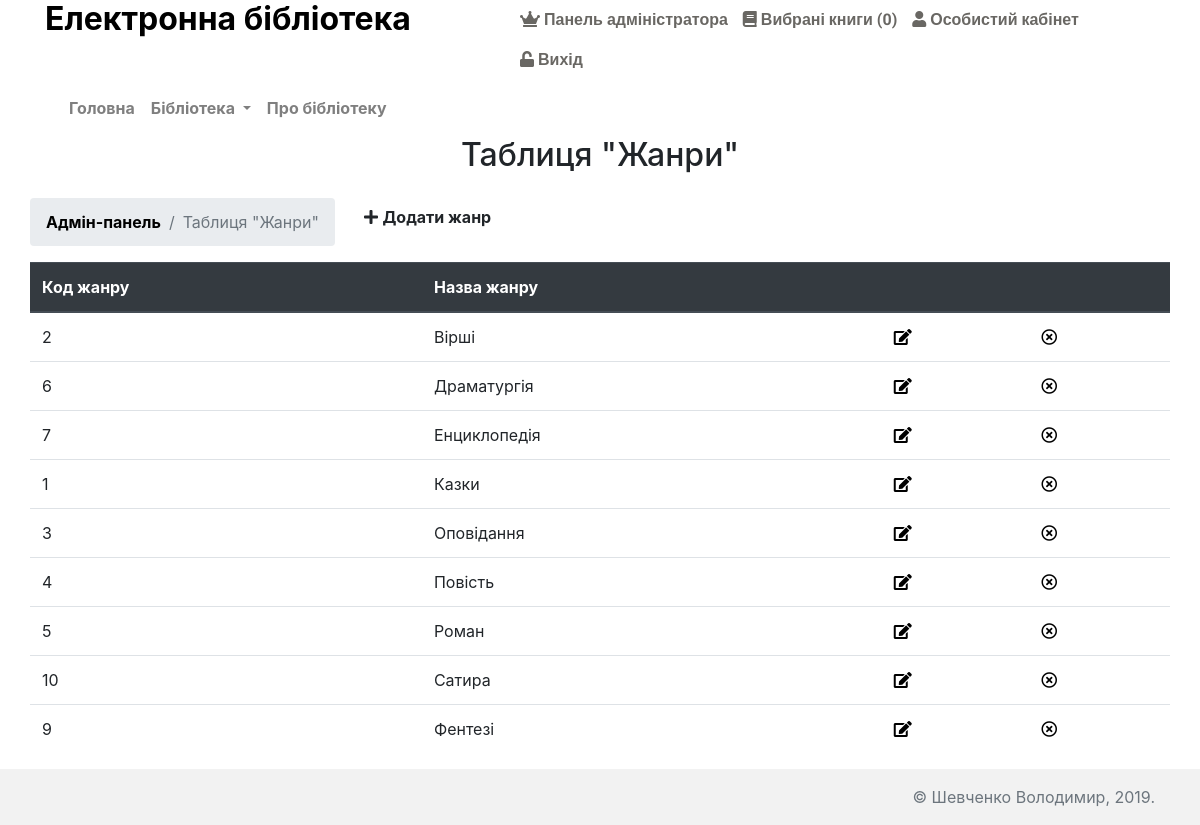
/admin/genre (signed in), run on the app's committed database.
### tables this page shows
CREATE TABLE IF NOT EXISTS `genre` (
  `id` int(11) NOT NULL AUTO_INCREMENT,
  `name` varchar(150) NOT NULL,
  PRIMARY KEY (`id`)
);

### config/routes.php (called while the page is built)
<?php
return array(
    'page-([0-9]+)' => 'site/index/$1',
    'book/([0-9]+)' => 'book/view/$1',
    'catalog' => 'catalog/index',
    'category/([0-9]+)/page-([0-9]+)' => 'site/category/$1/$2',
    'category/([0-9]+)' => 'site/category/$1',
    'cart/checkout' => 'cart/checkout',
    'cart/clear' =>'cart/clear',
    'cart/delete/([0-9]+)' => 'cart/delete/$1',
    'cart/add/([0-9]+)' => 'cart/add/$1',
    'cart/addAjax/([0-9]+)' => 'cart/addAjax/$1',
    'cart' => 'cart/index',
    'user/register' => 'user/register',
    'user/login' => 'user/login',
    'user/logout' => 'user/logout',
    'cabinet/order' => 'cabinet/bookOrder',
    'cabinet/delete/order' => 'cabinet/delete',
    'cabinet/book/list' => 'cabinet/bookList',
    'cabinet/change/photo' => 'cabinet/change',
    'cabinet/change/password' => 'cabinet/passchange',
    'cabinet/edit' => 'cabinet/edit',
    'cabinet' => 'cabinet/index',
    'admin/book/create' => 'adminBook/create',
    'admin/book/update/([0-9]+)' => 'adminBook/update/$1',
    'admin/book/delete/([0-9]+)' => 'adminBook/delete/$1',
    'admin/book' => 'adminBook/index',
    'admin/publisher/create' => 'adminPublisher/create',
    'admin/publisher/update/([0-9]+)' => 'adminPublisher/update/$1',
    'admin/publisher/delete/([0-9]+)' => 'adminPublisher/delete/$1',
    'admin/publisher' => 'adminPublisher/index',
    'admin/genre/create' => 'adminGenre/create',
    'admin/genre/update/([0-9]+)' => 'adminGenre/update/$1',
    'admin/genre/delete/([0-9]+)' => 'adminGenre/delete/$1',
    'admin/genre' => 'adminGenre/index',
    'admin/reservation/update/([0-9]+)' => 'adminReserve/update/$1',
    'admin/reservation/delete/([0-9]+)' => 'adminReserve/delete/$1',
    'admin/reservation/view/([0-9]+)' => 'adminReserve/view/$1',
    'admin/reservation' => 'adminReserve/index',
    'admin' => 'admin/index',
    'contacts' => 'site/contact',
    'about' => 'site/about',
    'index.php' => 'site/index',
    '' => 'site/index',
);

### controllers/AdminGenreController.php (called while the page is built, shortened)
<?php
class AdminGenreController extends AdminBase
{
    public function actionIndex()
    {
        $genreList = Genre::getGenreList();
        require_once(ROOT . '/views/admin_genre/index.php');
        return true;
    }
}

### index.php (called while the page is built, shortened)
<?php
$router = new Router();
$router->run();

### models/Genre.php (called while the page is built, shortened)
<?php
class Genre
{
    public static function getGenreList()
    {
        $db = Db::getConnection();
        $result = $db->query('SELECT id, name FROM genre ORDER BY name ASC');
        $i = 0;
        $categoryList = array();
        while ($row = $result->fetch()) {
            $categoryList[$i]['id'] = $row['id'];
            $categoryList[$i]['name'] = $row['name'];
            $i++;
        }
        return $categoryList;
    }
}

### views/admin_genre/index.php (the view)
<?php include ROOT . '/views/layouts/header.php'; ?>
<section>
    <div class="container">
        <div class="row justify-content-center">
            <h2 class="title text-center mb-4">Таблиця "Жанри"</h2>
        </div>
        <div class="row">
            <nav aria-label="breadcrumb">
              <ol class="breadcrumb">
                  <li class="breadcrumb-item"><a href="/admin">Адмін-панель</a></li>
                  <li class="breadcrumb-item active" aria-current="page">Таблиця "Жанри"</li>
              </ol>
            </nav>
            <a href="/admin/genre/create" class="btn btn-default ml-3"><i class="fas fa-plus"></i> <strong>Додати жанр</strong></a>
        </div>
        <div class="row">
            <table class="table">
            <thead class="thead-dark">
              <tr>
                <th scope="col">Код жанру</th>
                <th scope="col">Назва жанру</th>
                <th scope="col"></th>
                <th scope="col"></th>
              </tr>
            </thead>
            <tbody>
              <?php foreach ($genreList as $genre): ?>
                  <tr>
                    <td><?= $genre['id'];?></td>
                    <td><?= $genre['name'];?></td>
                    <td><a name="edit-item" href="/admin/genre/update/<?= $genre['id'] ?>" title="Редагувати"><i class="fas fa-edit"></i></a></td>
                    <td><a name="delete-item" href="/admin/genre/delete/<?= $genre['id'] ?>" title="Видалити">
                        <i class="far fa-times-circle"></i></a>
                    </td>
                  </tr>
              <?php endforeach; ?>
            </tbody>
          </table>
        </div>
    </div>
</section>
<?php include ROOT . '/views/layouts/footer.php'; ?>

### components/Router.php (shortened to what this page needs)
<?php
class Router
{
    private $routes;
    public function __construct()
    {
        $routesPath = ROOT . '/config/routes.php';
        $this->routes = include($routesPath);
    }
    private function getURI()
    {
        if (!empty($_SERVER['REQUEST_URI'])) {
            return trim($_SERVER['REQUEST_URI'], '/');
        }
    }
    public function run()
    {
        $uri = $this->getURI();
        foreach ($this->routes as $uriPattern => $path) {
            if (preg_match("~$uriPattern~", $uri)) {
                $internalRoute = preg_replace("~$uriPattern~", $path, $uri);
                $segments = explode('/', $internalRoute);
                $controllerName = array_shift($segments) . 'Controller';
                $actionName = 'action' . ucfirst(array_shift($segments));
                $parameters = $segments;
                $controllerObject = new $controllerName;
                $result = call_user_func_array(array($controllerObject, $actionName), $parameters);
                if ($result != null) {
                    break;
                }
            }
        }
    }
}

### template/css/my_styles.css (style rules this page uses)
html, body { height: 100%; margin: 0; padding: 0; font-size: 16px; }
a, a:hover { color: black; text-decoration: none; }
a,.category-group :hover { font-weight: bold; }

### data on the page
genre: id "2", name "Вірші"
genre: id "6", name "Драматургія"
genre: id "7", name "Енциклопедія"
genre: id "1", name "Казки"
genre: id "3", name "Оповідання"
genre: id "4", name "Повість"
genre: id "5", name "Роман"
genre: id "10", name "Сатира"
genre: id "9", name "Фентезі"
